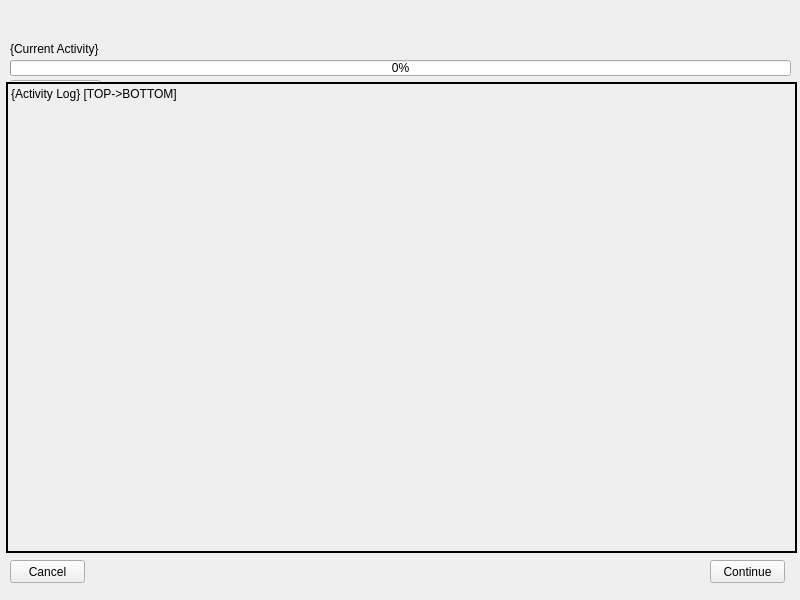
<?xml version="1.0" encoding="UTF-8"?>
<ui version="4.0">
 <class>Update</class>
 <widget class="QWidget" name="Update">
  <property name="geometry">
   <rect>
    <x>0</x>
    <y>0</y>
    <width>800</width>
    <height>600</height>
   </rect>
  </property>
  <property name="windowTitle">
   <string>Form</string>
  </property>
  <widget class="QProgressBar" name="progressBar">
   <property name="enabled">
    <bool>true</bool>
   </property>
   <property name="geometry">
    <rect>
     <x>10</x>
     <y>60</y>
     <width>781</width>
     <height>16</height>
    </rect>
   </property>
   <property name="value">
    <number>0</number>
   </property>
   <property name="alignment">
    <set>Qt::AlignCenter</set>
   </property>
  </widget>
  <widget class="QLabel" name="label">
   <property name="geometry">
    <rect>
     <x>10</x>
     <y>15</y>
     <width>781</width>
     <height>41</height>
    </rect>
   </property>
   <property name="text">
    <string>{Current Activity}</string>
   </property>
   <property name="alignment">
    <set>Qt::AlignBottom|Qt::AlignLeading|Qt::AlignLeft</set>
   </property>
  </widget>
  <widget class="QPushButton" name="pushButton">
   <property name="geometry">
    <rect>
     <x>10</x>
     <y>80</y>
     <width>91</width>
     <height>23</height>
    </rect>
   </property>
   <property name="text">
    <string>Show More Info</string>
   </property>
  </widget>
  <widget class="QLabel" name="label_2">
   <property name="geometry">
    <rect>
     <x>6</x>
     <y>82</y>
     <width>791</width>
     <height>471</height>
    </rect>
   </property>
   <property name="autoFillBackground">
    <bool>true</bool>
   </property>
   <property name="frameShape">
    <enum>QFrame::WinPanel</enum>
   </property>
   <property name="text">
    <string>{Activity Log} [TOP-&gt;BOTTOM]</string>
   </property>
   <property name="alignment">
    <set>Qt::AlignLeading|Qt::AlignLeft|Qt::AlignTop</set>
   </property>
  </widget>
  <widget class="QPushButton" name="pushButton_2">
   <property name="geometry">
    <rect>
     <x>10</x>
     <y>560</y>
     <width>75</width>
     <height>23</height>
    </rect>
   </property>
   <property name="text">
    <string>Cancel</string>
   </property>
  </widget>
  <widget class="QPushButton" name="pushButton_3">
   <property name="geometry">
    <rect>
     <x>710</x>
     <y>560</y>
     <width>75</width>
     <height>23</height>
    </rect>
   </property>
   <property name="text">
    <string>Continue</string>
   </property>
  </widget>
 </widget>
 <resources/>
 <connections/>
</ui>
